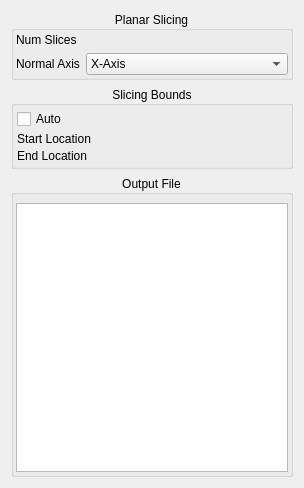
<?xml version="1.0" encoding="UTF-8"?>
<ui version="4.0">
 <class>planarSlicingDialog</class>
 <widget class="QDialog" name="planarSlicingDialog">
  <property name="geometry">
   <rect>
    <x>0</x>
    <y>0</y>
    <width>304</width>
    <height>488</height>
   </rect>
  </property>
  <property name="windowTitle">
   <string>Planar Slicing</string>
  </property>
  <layout class="QVBoxLayout" name="verticalLayout_2">
   <item>
    <widget class="QGroupBox" name="groupBox">
     <property name="title">
      <string>Planar Slicing</string>
     </property>
     <property name="alignment">
      <set>Qt::AlignCenter</set>
     </property>
     <layout class="QVBoxLayout" name="verticalLayout">
      <property name="leftMargin">
       <number>2</number>
      </property>
      <property name="topMargin">
       <number>2</number>
      </property>
      <property name="rightMargin">
       <number>2</number>
      </property>
      <property name="bottomMargin">
       <number>2</number>
      </property>
      <item>
       <layout class="QHBoxLayout" name="horizontalLayout">
        <item>
         <widget class="QLabel" name="tlNumSlices">
          <property name="text">
           <string>Num Slices</string>
          </property>
         </widget>
        </item>
        <item>
         <widget class="QariSliderInput" name="numSlicesInput"/>
        </item>
       </layout>
      </item>
      <item>
       <layout class="QHBoxLayout" name="horizontalLayout_2">
        <item>
         <widget class="QLabel" name="tlNormalAxis">
          <property name="text">
           <string>Normal Axis</string>
          </property>
         </widget>
        </item>
        <item>
         <widget class="QComboBox" name="AxisChoice">
          <property name="sizePolicy">
           <sizepolicy hsizetype="MinimumExpanding" vsizetype="Fixed">
            <horstretch>0</horstretch>
            <verstretch>0</verstretch>
           </sizepolicy>
          </property>
          <item>
           <property name="text">
            <string>X-Axis</string>
           </property>
          </item>
          <item>
           <property name="text">
            <string>Y-Axis</string>
           </property>
          </item>
          <item>
           <property name="text">
            <string>Z-Axis</string>
           </property>
          </item>
         </widget>
        </item>
       </layout>
      </item>
     </layout>
    </widget>
   </item>
   <item>
    <widget class="QGroupBox" name="groupBox_2">
     <property name="title">
      <string>Slicing Bounds</string>
     </property>
     <property name="alignment">
      <set>Qt::AlignCenter</set>
     </property>
     <layout class="QGridLayout" name="gridLayout">
      <property name="leftMargin">
       <number>3</number>
      </property>
      <property name="topMargin">
       <number>3</number>
      </property>
      <property name="rightMargin">
       <number>3</number>
      </property>
      <property name="bottomMargin">
       <number>3</number>
      </property>
      <property name="spacing">
       <number>3</number>
      </property>
      <item row="2" column="0">
       <widget class="QLabel" name="tlEndLocation">
        <property name="text">
         <string>End Location</string>
        </property>
       </widget>
      </item>
      <item row="1" column="0">
       <widget class="QLabel" name="tlStartLocation">
        <property name="text">
         <string>Start Location</string>
        </property>
       </widget>
      </item>
      <item row="2" column="1">
       <widget class="QariSliderInput" name="endLocationInput"/>
      </item>
      <item row="1" column="1">
       <widget class="QariSliderInput" name="startLocationInput"/>
      </item>
      <item row="0" column="0" colspan="3">
       <widget class="QCheckBox" name="AutoBoundsButton">
        <property name="text">
         <string>Auto</string>
        </property>
       </widget>
      </item>
     </layout>
    </widget>
   </item>
   <item>
    <widget class="QGroupBox" name="groupBox_3">
     <property name="title">
      <string>Output File</string>
     </property>
     <property name="alignment">
      <set>Qt::AlignCenter</set>
     </property>
     <layout class="QGridLayout" name="gridLayout_2">
      <property name="leftMargin">
       <number>2</number>
      </property>
      <property name="topMargin">
       <number>2</number>
      </property>
      <property name="rightMargin">
       <number>2</number>
      </property>
      <property name="bottomMargin">
       <number>2</number>
      </property>
      <property name="verticalSpacing">
       <number>6</number>
      </property>
      <item row="1" column="0" colspan="2">
       <widget class="QPlainTextEdit" name="outputTextDisplay"/>
      </item>
      <item row="0" column="0" colspan="2">
       <widget class="QariFileInput" name="qariFileInput"/>
      </item>
     </layout>
    </widget>
   </item>
  </layout>
 </widget>
 <customwidgets>
  <customwidget>
   <class>QariFileInput</class>
   <extends>QWidget</extends>
   <header>qarilineedit.h</header>
  </customwidget>
  <customwidget>
   <class>QariSliderInput</class>
   <extends>QWidget</extends>
   <header>qarisliderinput.h</header>
  </customwidget>
 </customwidgets>
 <resources/>
 <connections/>
</ui>
